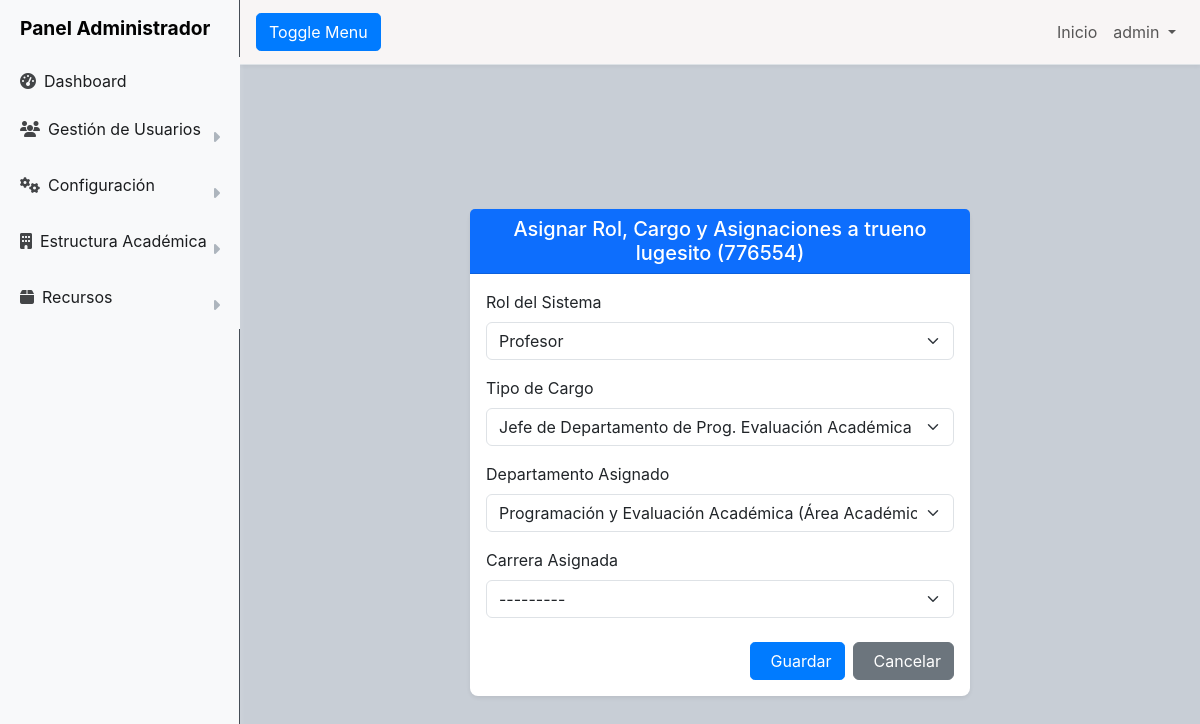
The page /administrador/asignar_rol/7/ (signed in) on the database as committed earlier.
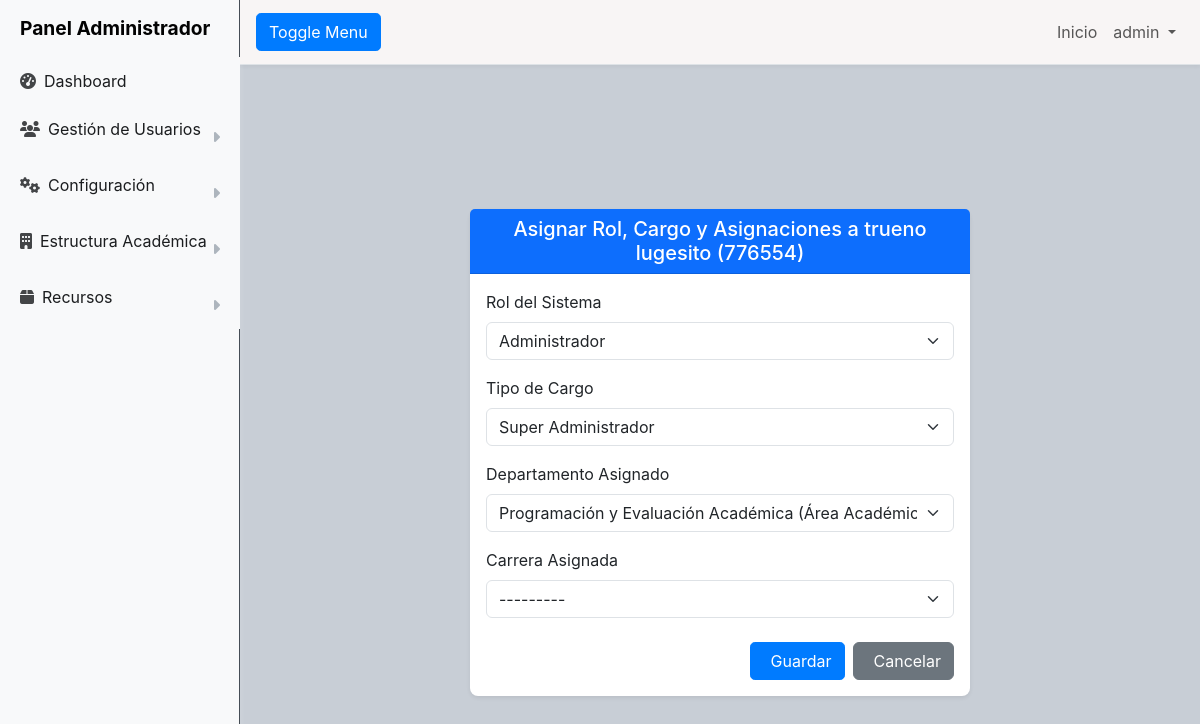
The same page on the database as committed later.
### accounts/models.py (models this page shows, shortened)
class Usuario(AbstractUser):
    ROLES = [
        ('admin', 'Administrador'),
        ('coordinador', 'Coordinador'),
        ('profesor', 'Profesor'),
        ('operativo', 'Operativo'),
        ('super_admin', 'Super Administrador'),
    ]
    rol = models.CharField("Rol del Sistema", max_length=20, choices=ROLES, default='profesor')
    cargo = models.ForeignKey(
        Cargo,
        on_delete=models.SET_NULL, # Si el Cargo se borra, este campo se pone a NULL
        null=True,
        blank=True,
        related_name='usuarios_con_este_cargo',
        verbose_name="Tipo de Cargo"
    )
    departamento_asignado = models.ForeignKey(
        Departamento,
        on_delete=models.SET_NULL,
        null=True,
        blank=True,
        related_name='jefes_coordinadores',
        verbose_name="Departamento Asignado (si aplica)"
    )
    carrera_asignada = models.ForeignKey(
        Carrera, # ESTO SIGUE APUNTANDO A TU MODELO CARRERA ACTUALIZADO
        on_delete=models.SET_NULL,
        null=True,
        blank=True,
        related_name='directores_coordinadores',
        verbose_name="Carrera Asignada (si aplica)"
    )
    cedula = models.CharField("Cédula", max_length=20, unique=True, null=True, blank=True)
    telefono_movil = models.CharField("Teléfono Móvil", max_length=15, blank=True, null=True)
    class Meta:
        verbose_name = "Usuario"
        verbose_name_plural = "Usuarios"
    @property
    def is_coordinador(self):
        return self.rol == 'coordinador'
    @property
    def is_super_admin_rol(self):
        return self.rol == 'super_admin' or self.is_superuser
    def has_permission(self, permission_name, obj=None):
        if self.is_superuser:
            return True

### administrador/views.py (the view, shortened to what this page needs)
# urls.py: path('asignar_rol/<int:user_id>/', views.asignar_rol, name='asignar_rol'),
@login_required
@user_passes_test(lambda u: u.has_permission(PERMISSIONS.MANAGE_USERS))
def asignar_rol(request, user_id):
    user_to_edit = get_object_or_404(User, pk=user_id)
    if request.user.pk == user_to_edit.pk and not request.user.is_superuser:
        messages.error(request, "No puedes modificar tu propio rol, cargo o asignaciones. Contacta a un superadministrador.")
        return redirect('administrador:usuarios_aprobados')
    if user_to_edit.is_superuser and not request.user.is_superuser:
        messages.error(request, "No tienes permiso para modificar la cuenta de un superusuario.")
        return redirect('administrador:usuarios_aprobados')
    if (user_to_edit.rol == 'super_admin' or user_to_edit.rol == 'admin') and \
    not (request.user.is_super_admin_rol or request.user.is_superuser):
        messages.error(request, "No tienes permiso para modificar a un usuario con rol de administración.")
        return redirect('administrador:usuarios_aprobados')
    if not (request.user.is_superuser or request.user.is_super_admin_rol or request.user.is_admin_rol or request.user.is_coordinador):
        messages.error(request, "No tienes permisos suficientes para editar usuarios.")
        return redirect('administrador:usuarios_aprobados')
    original_rol = user_to_edit.rol
    original_cargo = user_to_edit.cargo # Esto es un objeto Cargo
    original_departamento = user_to_edit.departamento_asignado # Esto es un objeto Departamento
    original_carrera = user_to_edit.carrera_asignada # Esto es un objeto Carrera
    form = UserRoleCargoForm(instance=user_to_edit) # Instancia el formulario
    return render(
        request,
        'asignar_rol.html',
        {
            'user_to_edit': user_to_edit,
            'form': form,
        }
    )

### administrador/forms.py (shortened to what this page needs)
class UserRoleCargoForm(forms.ModelForm):
    cargo = forms.ModelChoiceField(
        queryset=Cargo.objects.all().order_by('nombre'),
        required=False, # Puede ser nulo
        label="Tipo de Cargo",
        widget=forms.Select(attrs={'class': 'form-select'})
    )
    departamento_asignado = forms.ModelChoiceField(
        queryset=Departamento.objects.all().order_by('nombre'),
        required=False, # Puede ser nulo
        label="Departamento Asignado",
        widget=forms.Select(attrs={'class': 'form-select'})
    )
    carrera_asignada = forms.ModelChoiceField(
        queryset=Carrera.objects.all().order_by('nombre'),
        required=False, # Puede ser nulo
        label="Carrera Asignada",
        widget=forms.Select(attrs={'class': 'form-select'})
    )
    class Meta:
        model = CustomUser # Tu modelo de usuario personalizado
        fields = ['rol', 'cargo', 'departamento_asignado', 'carrera_asignada']
        widgets = {
            'rol': forms.Select(attrs={'class': 'form-select'}),
        }

### accounts/models.py (called while the page is built)
    def __str__(self):
        return self.nombre

### programacion/models.py (called while the page is built)
    def __str__(self):
        return f"{self.nombre} ({self.facultad.nombre})"

### administrador/templates/asignar_rol.html (shortened to what this page needs)
{% extends "panel_administrador.html" %}
{% load widget_tweaks %}
{% block content_admin_panel %}
<div class="container mt-5 pt-5">
    <div class="card shadow-sm mx-auto" style="max-width: 500px;">
        <div class="card-header bg-primary text-white text-center">
            <h2 class="h5 mb-0">Asignar Rol, Cargo y Asignaciones a {{ user_to_edit.get_full_name }} ({{ user_to_edit.username }})</h2>
        </div>
        <div class="card-body">
            <form method="post" id="asignarRolForm" class="space-y-4">
                <div class="mb-3">
                    <label for="{{ form.rol.id_for_label }}" class="form-label">{{ form.rol.label }}</label>
                    {{ form.rol|add_class:"form-select" }}
                </div>
                <div class="mb-3">
                    <label for="{{ form.cargo.id_for_label }}" class="form-label">{{ form.cargo.label }}</label>
                    {{ form.cargo|add_class:"form-select" }}
                </div>
                <div class="mb-3" id="departamentoAsignadoDiv" style="display: none;">
                    <label for="{{ form.departamento_asignado.id_for_label }}" class="form-label">{{ form.departamento_asignado.label }}</label>
                    {{ form.departamento_asignado|add_class:"form-select" }}
                </div>
                <div class="mb-3" id="carreraAsignadaDiv" style="display: none;">
                    <label for="{{ form.carrera_asignada.id_for_label }}" class="form-label">{{ form.carrera_asignada.label }}</label>
                    {{ form.carrera_asignada|add_class:"form-select" }}
                </div>
                <div class="d-flex justify-content-end gap-2 mt-4">
                    <button type="submit" class="btn btn-primary">
                         Guardar
                    </button>
                    <a href="{% url 'administrador:usuarios_aprobados' %}" class="btn btn-secondary">
                         Cancelar
                    </a>
                </div>
            </form>
        </div>
    </div>
</div>
{% endblock content_admin_panel %}

Rows that differ between the two databases and show on the page:
changed Usuario "trueno lugesito": rol "Profesor" → "Administrador"; cargo "Jefe de Departamento de Prog. Evaluación Académica" → "Super Administrador"
